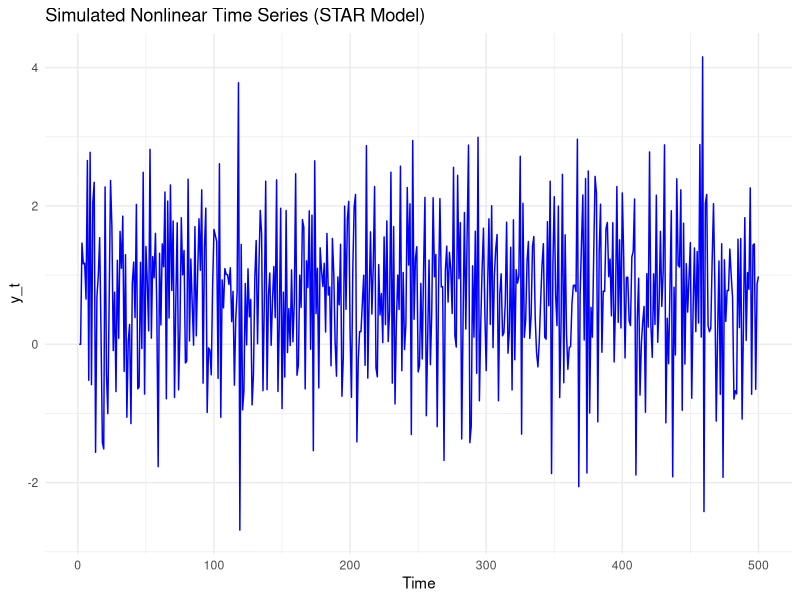

The R script that drew this image:
# Install necessary packages if not already installed
#install.packages("ggplot2")

# Load the required package
library(ggplot2)

# Parameters for STAR model
alpha <- c(0.5, -0.3)  # Linear part coefficients
beta <- c(1.2, -0.5)   # Nonlinear part coefficients
gamma <- 5             # Smoothness parameter
c <- 0                 # Threshold parameter
n <- 500               # Number of data points

# Generate time series data
set.seed(42)
y <- numeric(n)
epsilon <- rnorm(n, mean = 0, sd = 1)  # White noise

for (t in 3:n) {
  G <- 1 / (1 + exp(-gamma * (y[t-1] - c)))  # Smooth transition function (logistic)
  y[t] <- alpha[1] + alpha[2] * y[t-1] + G * (beta[1] + beta[2] * y[t-1]) + epsilon[t]
}

# Plot the simulated time series
data <- data.frame(Time = 1:n, y = y)
ggplot(data, aes(x = Time, y = y)) +
  geom_line(color = "blue") +
  labs(title = "Simulated Nonlinear Time Series (STAR Model)",
       x = "Time", y = "y_t") +
  theme_minimal()

## Hypothesis for the RESET Test:
# Null Hypothesis (H₀): The model is correctly specified and linear. This means the relationship in the time series can be adequately explained by a linear model.

# Alternative Hypothesis (H₁): The model is misspecified and nonlinear. This suggests that higher-order terms (such as quadratic or cubic terms) should be included, indicating nonlinearity.

## Decision Rule:
# Significance Level (α): Choose a significance level (typically 0.05).

# Decision Criterion:
  
#  If p-value ≤ α (0.05): Reject the null hypothesis (H₀). This means there is evidence of nonlinearity in the time series.
# If p-value > α (0.05): Fail to reject the null hypothesis (H₀). This means the time series can be adequately modeled using a linear approach.

# Conducting the RESET Test in R
# Install the required package if not already installed
#install.packages("lmtest")

# Load the required package
library(lmtest)

# Fit a simple linear autoregressive model (AR(1)) for the time series "y"
linear_model <- lm(y ~ lag(y, -1))

# Perform the RESET test for linearity
reset_test <- resettest(linear_model, power = 2:3, type = "regressor")

# Print the result of the RESET test
print(reset_test)

# Conclusion Based on the Output:
#RESET = 0.30073, p-value = 0.7404
# Since the p-value (0.7404) is greater than the chosen significance level (0.05), we fail to reject the null hypothesis. This implies that there is no sufficient evidence to suggest nonlinearity in the time series data. Therefore, based on the RESET test, the time series can be adequately explained by a linear model.

# Final Conclusion:
# There is no evidence of nonlinearity in the time series based on the RESET test results.


  
  
  
  
  
  
  
